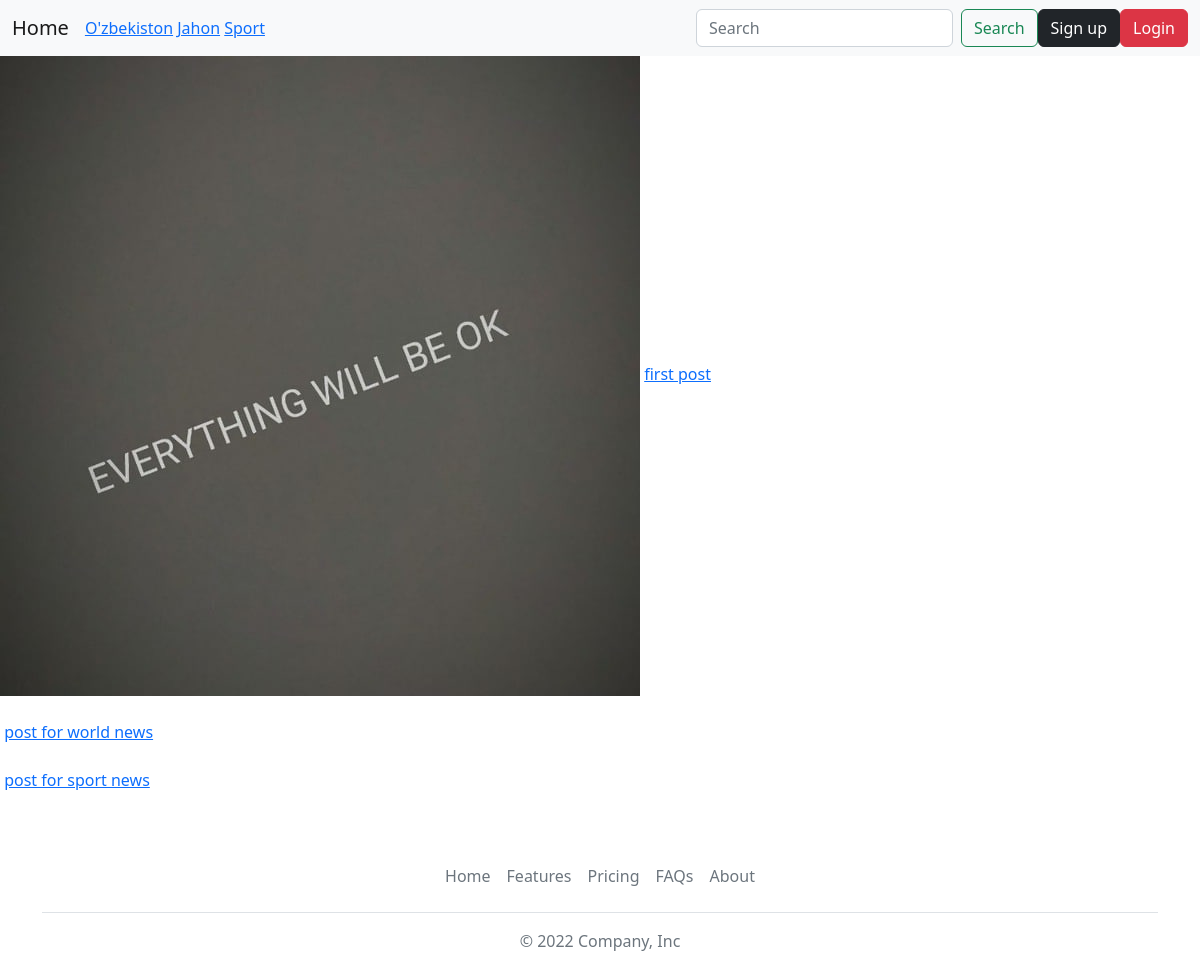
/, run on an earlier commit of the app's database.
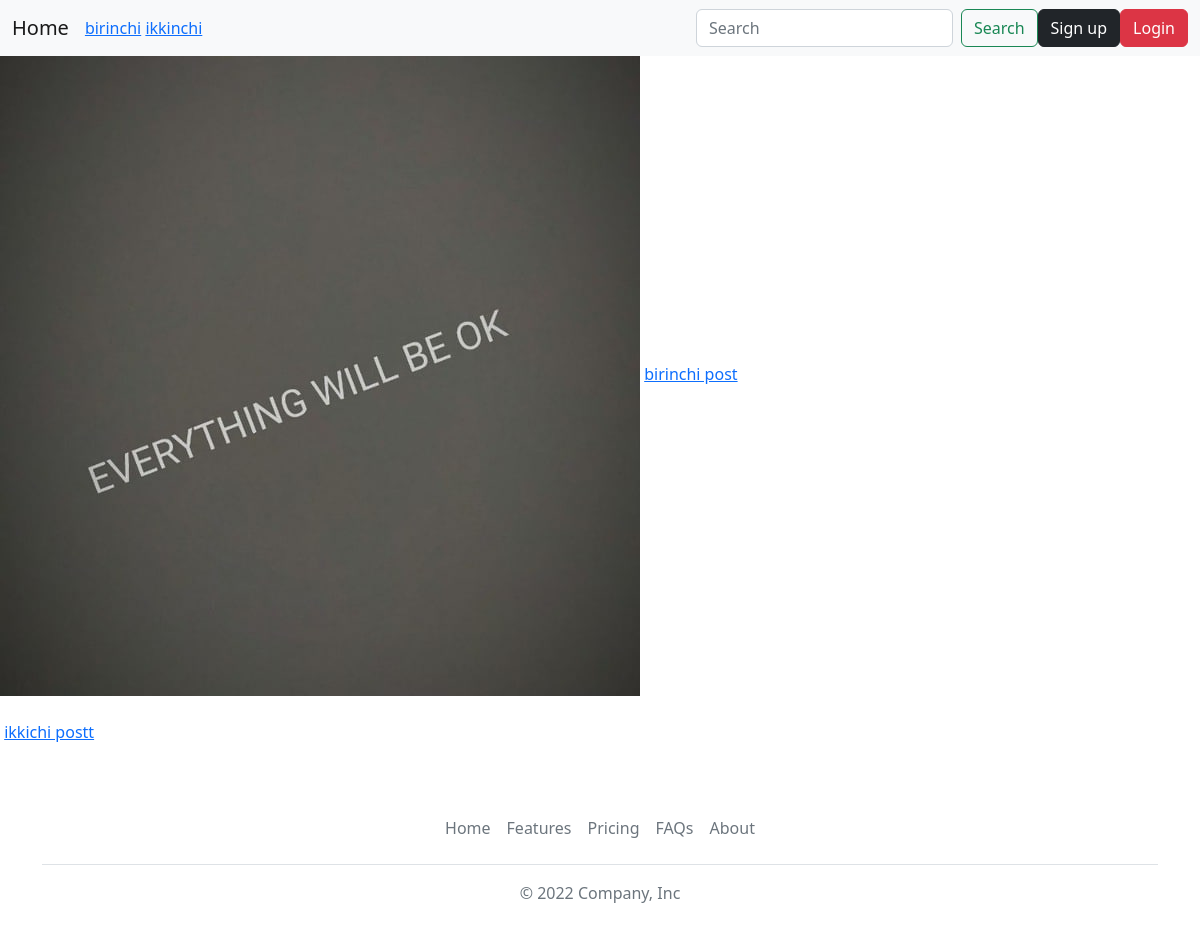
And on a later commit of the database.
### blog/models.py (models this page shows, shortened)
class Category(models.Model):
     name = models.CharField(max_length=150, null=True, blank=True)

class Post(models.Model):
    title = models.CharField(max_length=150, null=True, blank=True)
    description = models.TextField()
    post_image = models.ImageField(upload_to = "images/", null=True, blank=True)
    slug = models.SlugField(max_length=150, null=False, unique=True, blank=True)
    category = models.ForeignKey(Category, related_name='posts', on_delete=models.CASCADE, null=True, blank=True)
    author = models.ForeignKey('Author', on_delete=models.CASCADE, null=True, blank=True)
    date_added = models.DateTimeField(auto_now_add=True, null=True, blank=True)
    def get_absolute_url(self):
        return reverse('blog:about', kwargs={'slug':self.slug})

### blog/views.py (the view)
# urls.py: path('', home, name='home'),
def home(request):
    category = request.GET.get('category')
    if category == None:
        posts = Post.objects.all()
    else:
        posts = Post.objects.filter(category__name = category)
    categories = Category.objects.all()
    return render(request, "blog/home.html", {'posts': posts, 'categories': categories})

### templates/blog/home.html (shortened to what this page needs)
{% extends "base.html" %}
{% load static %}
    {% block content %}
    <div class="home">
        {% for post in posts %}
        <div class="img">
        <img src="{{post.post_image.url}}" alt="">
         <a href="{{post.get_absolute_url}}">{{post.title}}</a> <br><br>
        </div>
        {% endfor %}
    </div>
    {% endblock %}

### templates/base.html (shortened to what this page needs)
<!DOCTYPE html>
<html lang="en">
<head>
</head>
<body>
{% include "details/navbar.html" %}
    {% block content %}
    {% endblock content %}
{% include "details/footer.html" %}
</body>
</html>

### templates/details/navbar.html (shortened to what this page needs)
<link href="https://cdn.jsdelivr.net/npm/bootstrap@5.2.0/dist/css/bootstrap.min.css" rel="stylesheet">
<nav class="navbar navbar-expand-lg bg-light">
  <div class="container-fluid">
    <a class="navbar-brand" href="{% url 'blog:home'%}">Home</a>
    <div class="collapse navbar-collapse" id="navbarSupportedContent">
      <ul class="navbar-nav me-auto mb-2 mb-lg-0">
        <li class="nav-item">
      {% for category in categories %}
          <a href="{% url 'blog:home'%}?category={{category.name}}">{{category.name}}</a>
        {% endfor %}
        </li>
      </ul>
      <form class="d-flex" role="search">
        <input class="form-control me-2" type="search" placeholder="Search" aria-label="Search">
        <button class="btn btn-outline-success" type="submit">Search</button>
      </form>
      {% if request.user.is_authenticated %}
      {{request.user.username}}
      {% else %}
      <a href="{% url 'signup' %}"><button type="button" class="btn btn-dark">Sign up</button></a>
      {% endif %}
      {% if not request.user.is_authenticated %}
      <a href="{% url 'login'%}"><button type="button" class="btn btn-danger">Login</button></a>
      {% else %}
      <a href="{% url 'logout'%}"><button type="button" class="btn btn-danger">Logout</button></a>
      {% endif %}
    </div>
  </div>
</nav>

### templates/details/footer.html (shortened to what this page needs)
<link href="https://cdn.jsdelivr.net/npm/bootstrap@5.2.0/dist/css/bootstrap.min.css" rel="stylesheet">
<div class="container">
  <footer class="py-3 my-4">
    <ul class="nav justify-content-center border-bottom pb-3 mb-3">
      <li class="nav-item"><a href="#" class="nav-link px-2 text-muted">Home</a></li>
      <li class="nav-item"><a href="#" class="nav-link px-2 text-muted">Features</a></li>
      <li class="nav-item"><a href="#" class="nav-link px-2 text-muted">Pricing</a></li>
      <li class="nav-item"><a href="#" class="nav-link px-2 text-muted">FAQs</a></li>
      <li class="nav-item"><a href="#" class="nav-link px-2 text-muted">About</a></li>
    </ul>
    <p class="text-center text-muted">&copy; 2022 Company, Inc</p>
  </footer>
</div>

What changed in the data, as far as the page shows it:
removed Category: name "Sport"
removed Post: title "post for world news"
removed Post: title "post for sport news"
changed Category: name "O'zbekiston" → "birinchi"
changed Category: name "Jahon" → "ikkinchi"
changed Post: title "first post" → "birinchi post"
added Post: title "ikkichi postt"
